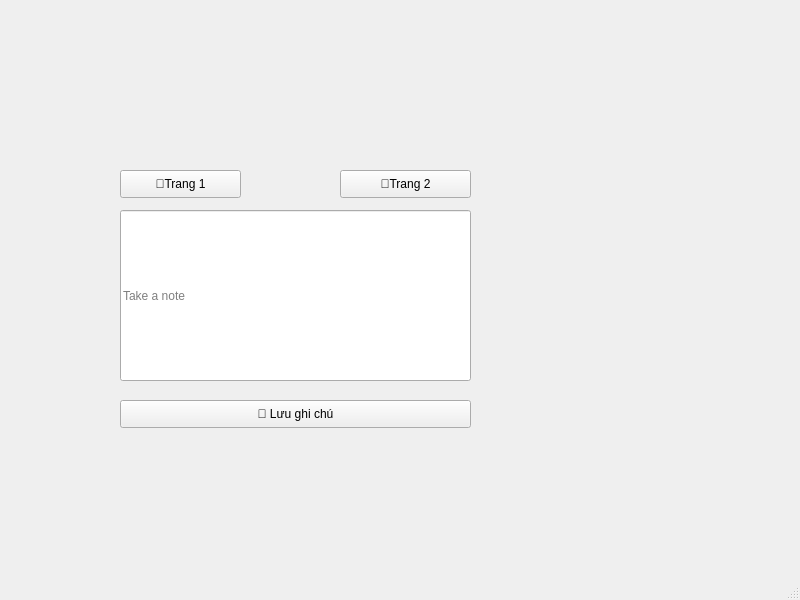
<?xml version="1.0" encoding="UTF-8"?>
<ui version="4.0">
 <class>MainWindow</class>
 <widget class="QMainWindow" name="MainWindow">
  <property name="geometry">
   <rect>
    <x>0</x>
    <y>0</y>
    <width>800</width>
    <height>600</height>
   </rect>
  </property>
  <property name="windowTitle">
   <string>MainWindow</string>
  </property>
  <widget class="QWidget" name="centralwidget">
   <widget class="QPushButton" name="button_page1">
    <property name="geometry">
     <rect>
      <x>120</x>
      <y>170</y>
      <width>121</width>
      <height>28</height>
     </rect>
    </property>
    <property name="text">
     <string>📄Trang 1</string>
    </property>
   </widget>
   <widget class="QPushButton" name="button_page2">
    <property name="geometry">
     <rect>
      <x>340</x>
      <y>170</y>
      <width>131</width>
      <height>28</height>
     </rect>
    </property>
    <property name="text">
     <string>📄Trang 2</string>
    </property>
   </widget>
   <widget class="QLineEdit" name="notes">
    <property name="geometry">
     <rect>
      <x>120</x>
      <y>210</y>
      <width>351</width>
      <height>171</height>
     </rect>
    </property>
    <property name="placeholderText">
     <string>Take a note</string>
    </property>
   </widget>
   <widget class="QPushButton" name="save_button">
    <property name="geometry">
     <rect>
      <x>120</x>
      <y>400</y>
      <width>351</width>
      <height>28</height>
     </rect>
    </property>
    <property name="text">
     <string>💾 Lưu ghi chú</string>
    </property>
   </widget>
  </widget>
  <widget class="QMenuBar" name="menubar">
   <property name="geometry">
    <rect>
     <x>0</x>
     <y>0</y>
     <width>800</width>
     <height>26</height>
    </rect>
   </property>
  </widget>
  <widget class="QStatusBar" name="statusbar"/>
 </widget>
 <resources/>
 <connections/>
</ui>
